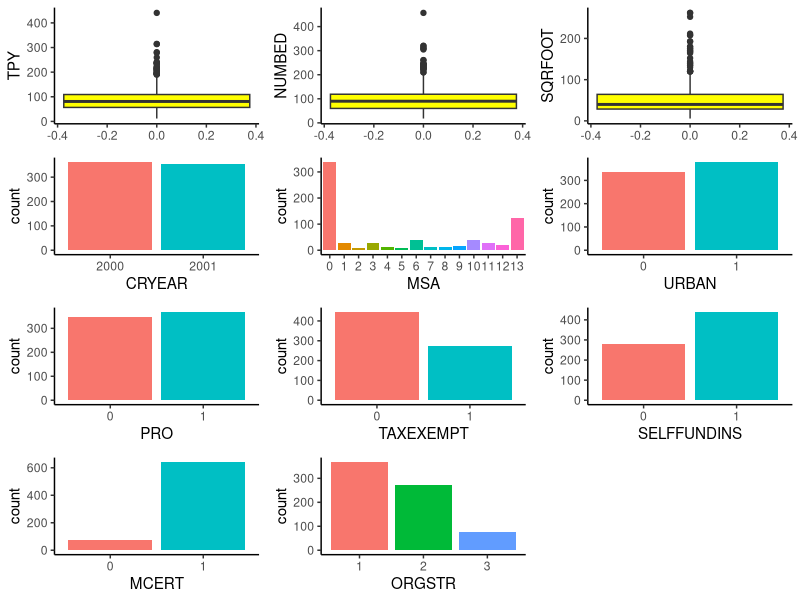

The R script that drew this image:
# Creazione del dataset WiscNursingHome sotto Data
Data <- read.csv("WiscNursingHome.csv", header = TRUE)
# Fattorizzazione delle variabili categoriali
Data$CRYEAR <- factor(Data$CRYEAR)
Data$URBAN <- factor(Data$URBAN)
Data$PRO <- factor(Data$PRO)
Data$TAXEXEMPT <- factor(Data$TAXEXEMPT)
Data$SELFFUNDINS <- factor(Data$SELFFUNDINS)
Data$MCERT <- factor(Data$MCERT)
Data$ORGSTR <- factor(Data$ORGSTR)
Data$MSA <- factor(Data$MSA)

# Richiamo delle librerie
library(ggplot2)
library(cowplot)

# Creazione dei grafici (orribili)
p1 <- ggplot(data = Data, aes(y = TPY)) +
    geom_boxplot(fill = "yellow") +
    theme_classic() 

p2 <- ggplot(data = Data, aes(y = NUMBED)) +
    geom_boxplot(fill = "yellow") +
    theme_classic() 

p3 <- ggplot(data = na.omit(Data), aes(y = SQRFOOT)) +
    geom_boxplot(fill = "yellow") +
    theme_classic() 

p4 <- ggplot(data = Data, aes(x = CRYEAR, fill = CRYEAR)) +
    geom_bar() +
    theme_classic() +
    theme(legend.position = "none")

p5 <- ggplot(data = Data, aes(x = MSA, fill = MSA)) +
    geom_bar() +
    theme_classic() +
    theme(legend.position = "none")

p6 <- ggplot(data = Data, aes(x = URBAN, fill = URBAN)) +
    geom_bar() +
    theme_classic() +
    theme(legend.position = "none")

p7 <- ggplot(data = Data, aes(x = PRO, fill = PRO)) +
    geom_bar() +
    theme_classic() +
    theme(legend.position = "none")

p8 <- ggplot(data = Data, aes(x = TAXEXEMPT, fill = TAXEXEMPT)) +
    geom_bar() +
    theme_classic() +
    theme(legend.position = "none")

p9 <- ggplot(data = Data, aes(x = SELFFUNDINS, fill = SELFFUNDINS)) +
    geom_bar() +
    theme_classic() +
    theme(legend.position = "none")

p10 <- ggplot(data = Data, aes(x = MCERT, fill = MCERT)) +
    geom_bar() +
    theme_classic() +
    theme(legend.position = "none")

p11 <- ggplot(data = Data, aes(x = ORGSTR, fill = ORGSTR)) +
    geom_bar() +
    theme_classic() +
    theme(legend.position = "none")

plot_grid(p1, p2, p3,
          p4, p5, p6,
          p7, p8, p9,
          p10, p11,
          nrow = 4, ncol = 3)
